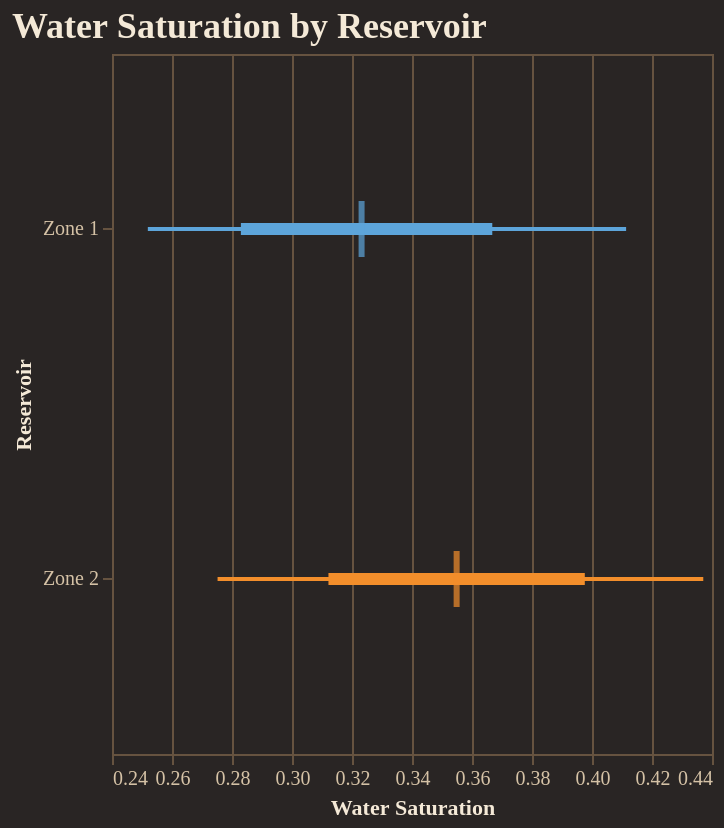

The notebook cell saved with this chart:
### Code cell
fig = reporter.plotter.forest_plot(
    "Water Saturation", 
    backend=PLOTTING_BACKEND
)
fig.show()

### Figure 1 — Vega-Lite specification as saved in the notebook (floating-point values rounded to 4 significant figures)
{"config": {"background": "#292524", "view": {"fill": "#292524", "stroke": "#665340"}, "title": {"color": "#f4e9d7", "font": "Merriweather", "fontSize": 18, "fontWeight": 600, "subtitleColor": "#d5c2a6", "anchor": "start"}, "axis": {"domainColor": "#665340", "gridColor": "#665340", "tickColor": "#665340", "labelColor": "#d5c2a6", "titleColor": "#f4e9d7", "labelFont": "Merriweather", "titleFont": "Merriweather"}, "legend": {"titleColor": "#f4e9d7", "labelColor": "#d5c2a6", "labelFont": "Merriweather", "titleFont": "Merriweather", "orient": "top-right", "symbolType": "circle"}, "header": {"labelColor": "#d5c2a6", "titleColor": "#f4e9d7", "labelFont": "Merriweather", "titleFont": "Merriweather"}, "mark": {"color": "#c78d3b"}, "line": {"color": "#c78d3b"}, "bar": {"color": "#c78d3b"}, "point": {"color": "#ddb06d"}, "area": {"color": "#c78d3b", "opacity": 0.35}, "text": {"color": "#f4e9d7", "font": "Merriweather"}, "range": {"category": ["#5DA5DA", "#F28E2B", "#59C36A", "#E15759", "#B07AA1", "#4ECDC4", "#FF9DA7", "#EDC948"]}}, "layer": [{"mark": {"type": "rule", "strokeWidth": 2}, "encoding": {"color": {"field": "group", "legend": null, "type": "nominal"}, "x": {"field": "p10", "scale": {"zero": false}, "title": "Water Saturation", "type": "quantitative"}, "x2": {"field": "p90"}, "y": {"field": "group", "sort": ["Zone 1", "Zone 2"], "title": "Reservoir", "type": "nominal"}}}, {"mark": {"type": "rule", "strokeWidth": 6}, "encoding": {"color": {"field": "group", "legend": null, "type": "nominal"}, "x": {"field": "p25", "scale": {"zero": false}, "title": "Water Saturation", "type": "quantitative"}, "x2": {"field": "p75"}, "y": {"field": "group", "sort": ["Zone 1", "Zone 2"], "title": "Reservoir", "type": "nominal"}}}, {"mark": {"type": "tick", "color": "black", "size": 28, "thickness": 3}, "encoding": {"color": {"field": "group", "legend": null, "type": "nominal"}, "tooltip": [{"field": "group", "title": "Group", "type": "nominal"}, {"field": "p10", "title": "P10", "type": "quantitative"}, {"field": "p25", "title": "P25", "type": "quantitative"}, {"field": "median", "title": "Median", "type": "quantitative"}, {"field": "p75", "title": "P75", "type": "quantitative"}, {"field": "p90", "title": "P90", "type": "quantitative"}], "x": {"field": "median", "scale": {"zero": false}, "title": "Water Saturation", "type": "quantitative"}, "y": {"field": "group", "sort": ["Zone 1", "Zone 2"], "title": "Reservoir", "type": "nominal"}}}], "data": {"name": "data-478c62e9f98e10637af8d27481438efa"}, "height": 350, "title": "Water Saturation by Reservoir", "width": "container", "$schema": "https://vega.github.io/schema/vega-lite/v5.20.1.json", "datasets": {"data-478c62e9f98e10637af8d27481438efa": [{"group": "Zone 1", "p10": 0.2519, "p25": 0.283, "median": 0.3232, "p75": 0.3668, "p90": 0.4114}, {"group": "Zone 2", "p10": 0.2752, "p25": 0.3121, "median": 0.3549, "p75": 0.3976, "p90": 0.4371}]}}
